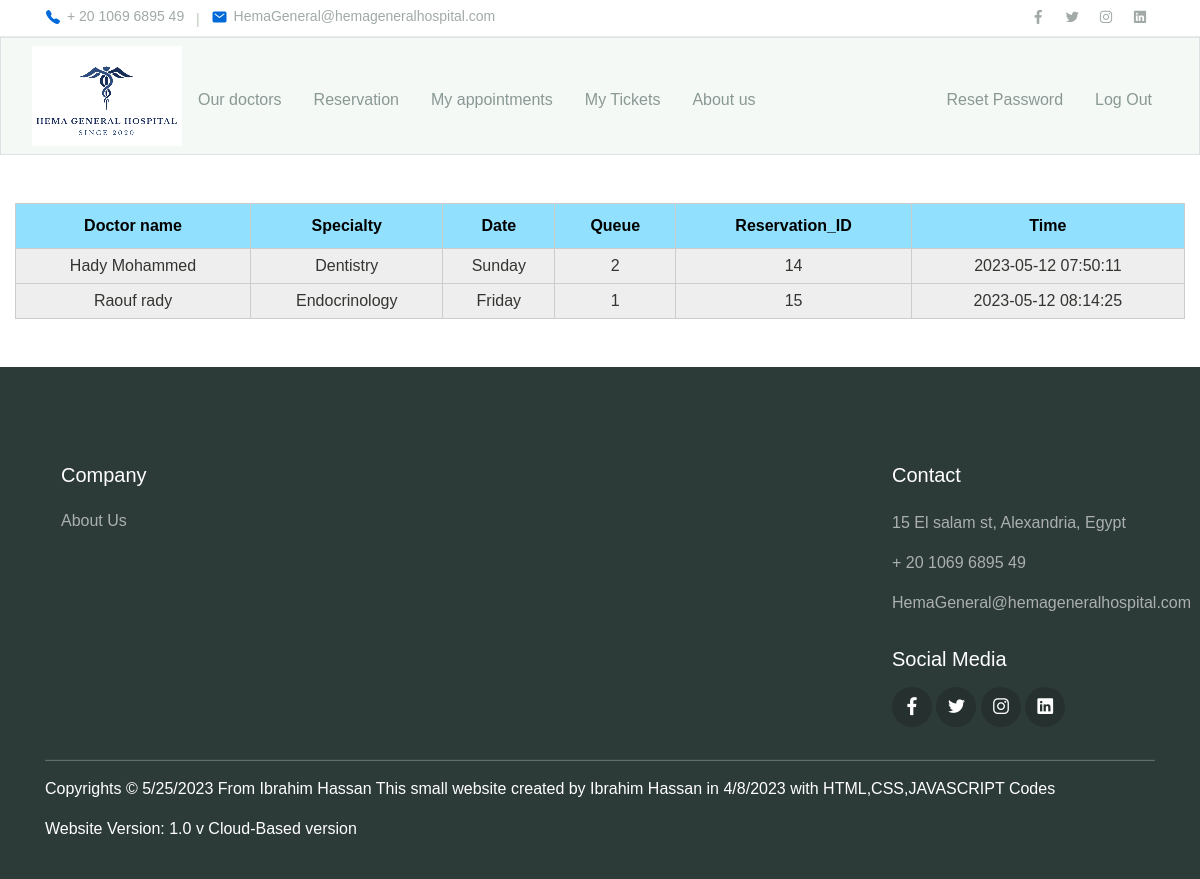
The app's page /myappointments (signed in) with its own data.
### tables this page shows
CREATE TABLE Web_data
(
Phone_number INTEGER,
Address TEXT,
Email TEXT,
Fb_page TEXT,
Tw_page TEXT,
Inst_page TEXT,
Linked_page TEXT
);

CREATE TABLE patient_reservation
(
patient_id INTEGER,
patient_name TEXT,
patient_doctor_reservation TEXT,
patient_doctor_date_time TEXT,
patient_doctor_specialty TEXT,
reservation_id INTEGER PRIMARY KEY AUTOINCREMENT,
Time_stamp TIMESTAMP DEFAULT CURRENT_TIMESTAMP,
patient_query INTEGER,
receptionist_name TEXT, patient_reserved TEXT, reservation_status TEXT DEFAULT "Reservated");

CREATE TABLE Doctors
(
Doctor_id INTEGER PRIMARY KEY AUTOINCREMENT,
Doctor_name TEXT,
Doctor_specialty TEXT,
Days_available TEXT,
Doctor_price INTEGER
, Doctor_status TEXT DEFAULT "Activated");

### app.py (the view)
@app.route("/myappointments", methods=["GET"])
@login_required
def myappointments():
    if session['user_id'] not in Patient_accounts:
        return redirect("/")
    Patient_id = db.execute("SELECT * FROM Patients WHERE user_id = ?",session['user_id'])
    if len(Patient_id) == 0:
        return render_template("myappointments.html")
    Patient_id = Patient_id[0]['patient_id']
    Doctors = db.execute("SELECT * FROM Doctors JOIN patient_reservation ON Doctors.Doctor_name == patient_reservation.patient_doctor_reservation WHERE patient_reservation.patient_id = ?",Patient_id)
    return render_template("myappointments.html",Doctors=Doctors)

### Functions.py (called while the page is built)
def Get_account_id_from_admin_by_Type(TYPE):
    Quota_loaded = sqlite3.connect('Database.db').execute("SELECT Quota_staff_number FROM Quota WHERE Quota_loaded = ?",("Loaded",)).fetchall()[0]
    rows = sqlite3.connect('Database.db').execute(f"SELECT id FROM users WHERE TYPE = ? LIMIT {Quota_loaded[0]}",(TYPE,)).fetchall()
    output = [ row[0] for row in rows]
    return output

def Get_account_id_from_users_by_Type(TYPE):
    timestamp = datetime.now().date().strftime("%Y-%m-%d")
    Quota_date = sqlite3.connect('Database.db').execute("SELECT Quota_date FROM Quota WHERE Quota_loaded = ?", ("Loaded",)).fetchall()[0][0]
    if timestamp > str(Quota_date):
        rows = sqlite3.connect('Database.db').execute(f"SELECT id FROM users WHERE TYPE = ? LIMIT 0",(TYPE,)).fetchall()
        output = [ row[0] for row in rows]
        return output
    Quota_loaded = sqlite3.connect('Database.db').execute("SELECT Quota_users_number FROM Quota WHERE Quota_loaded = ?",("Loaded",)).fetchall()[0]
    rows = sqlite3.connect('Database.db').execute(f"SELECT id FROM users WHERE TYPE = ? LIMIT {Quota_loaded[0]}",(TYPE,)).fetchall()
    output = [ row[0] for row in rows]
    return output

### app.py (called while the page is built)
@app.after_request
def after_request(response):
    response.headers["Cache-Control"] = "no-cache, no-store, must-revalidate"
    response.headers["Expires"] = 0
    response.headers["Pragma"] = "no-cache"
    return response

def update_accounts():
    global Admin_accounts, Receptionist_accounts, Nurse_accounts, Accountant_accounts, Patient_accounts
    Admin_accounts = Get_account_id_from_admin_by_Type("Admin")
    Receptionist_accounts = Get_account_id_from_staff_by_Type("Receptionist")
    Nurse_accounts = Get_account_id_from_staff_by_Type("Nurse")
    Accountant_accounts = Get_account_id_from_staff_by_Type("Accountant")
    Patient_accounts = Get_account_id_from_users_by_Type("Patient")

@app.before_request
def before_each_request():
    update_accounts()

### helpers.py (called while the page is built)
def login_required(f):
    @wraps(f)
    def decorated_function(*args, **kwargs):
        if session.get("user_id") is None:
            return redirect("/login")
        return f(*args, **kwargs)
    return decorated_function

### docs/templates/myappointments.html (shortened to what this page needs)
{% extends "layout_2.html" %}
{% block main %}
<form>
<table>
    <tr>
        <th>Doctor name</th>
        <th>Specialty</th>
        <th>Date</th>
        <th>Queue</th>
        <th>Reservation_ID</th>
        <th>Time</th>
    </tr>
    {% for Doctor in Doctors %}
    <tr>
        <td>{{Doctor.Doctor_name}}</td>
        <td>{{Doctor.Doctor_specialty}}</td>
        <td>{{Doctor.patient_doctor_date_time}}</td>
        <td>{{Doctor.patient_query}}</td>
        <td>{{Doctor.reservation_id}}</td>
        <td>{{Doctor.Time_stamp}}</td>
    </tr>
    {% endfor %}
</table>
</form>
{% endblock %}

### docs/templates/layout_2.html (shortened to what this page needs)
<!DOCTYPE html>
<html lang="en">
    <head>
        <link href="https://cdn.jsdelivr.net/npm/bootstrap@5.1.3/dist/css/bootstrap.min.css" rel="stylesheet">
        <link href="static/styles.css" rel="stylesheet">
        <link rel="stylesheet" href="static/assets/css/maicons.css">
        <link rel="stylesheet" href="static/assets/css/bootstrap.css">
        <link rel="stylesheet" href="static/assets/vendor/owl-carousel/css/owl.carousel.css">
        <link rel="stylesheet" href="static/assets/vendor/animate/animate.css">
        <link rel="stylesheet" href="static/assets/css/theme.css">
    </head>
    <body>
        <div id="page-container">
            <div id="content-wrap">
        <header>
            <div class="topbar">
              <div class="container">
                <div class="row">
                  <div class="col-sm-8 text-sm">
                    <div class="site-info">
                        <a href="tel:{{Phone_number}}"><span class="mai-call text-primary"></span>{{Phone_number}}</a>
                        <span class="divider">|</span>
                        <a href="mailto: {{Email}}"><span class="mai-mail text-primary"></span>{{Email}}</a>
                      </div>
                    </div>
                    <div class="col-sm-4 text-right text-sm">
                      <div class="social-mini-button">
                        <a href="{{Fb_page}}"><span class="mai-logo-facebook-f"></span></a>
                        <a href="{{Tw_page}}"><span class="mai-logo-twitter"></span></a>
                        <a href="{{Inst_page}}"><span class="mai-logo-instagram"></span></a>
                        <a href="{{Linked_page}}"><span class="mai-logo-linkedin"></span></a>
                    </div>
                  </div>
                </div>
              </div>
            </div>
        <nav class="bg-light border navbar navbar-expand-md navbar-light">
            <div class="container-fluid">
                <a href="/"><img alt="Logo"></a>
                <div class="collapse navbar-collapse" id="navbar">
                    {% if session['user_id'] in session['user_developer'] %}
                    <ul class="navbar-nav me-auto mt-2">
                        <li class="nav-item"><a class="nav-link" href="/Developer_access">Developer Access</a></li>
                        <li class="nav-item"><a class="nav-link" href="/Quota">Change Quota</a></li>
                        <li class="nav-item"><a class="nav-link" href="/Web_Deployment">Web Deployment</a></li>
                    </ul>
                    <ul class="navbar-nav ms-auto mt-2">
                        <li class="nav-item"><a class="nav-link" href="/logout">Log Out</a></li>
                    </ul>
                    {% elif session["user_id"] in session['user_patient'] %}
                        <ul class="navbar-nav me-auto mt-2">
                            <li class="nav-item"><a class="nav-link" href="/our_doctors">Our doctors</a></li>
                            <li class="nav-item"><a class="nav-link" href="/reservation">Reservation</a></li>
                            <li class="nav-item"><a class="nav-link" href="/myappointments">My appointments</a></li>
                            <li class="nav-item"><a class="nav-link" href="/get_your_ticket">My Tickets</a></li>
                            <li class="nav-item"><a class="nav-link" href="/contact_us">About us</a></li>
                        </ul>
                        <ul class="navbar-nav ms-auto mt-2">
                            <li class="nav-item"><a class="nav-link" href="/resetpassword">Reset Password</a></li>
                            <li class="nav-item"><a class="nav-link" href="/logout">Log Out</a></li>
                        </ul>
                    {% endif %}
                </div>
            </div>
        </nav>
        <main class="container-fluid py-5 text-center">
            {% block main %}{% endblock %}
        </main>
        <footer class="page-footer" id = "footer">
            <div class="container">
              <div class="row px-md-3">
                <div class="col-sm-6 col-lg-3 py-3">
                  <h5>Company</h5>
                  <ul class="footer-menu">
                    <li><a href="/contact_us">About Us</a></li>
                  </ul>
                </div>
                <div class="col-sm-6 col-lg-3 py-3">
                </div>
                <div class="col-sm-6 col-lg-3 py-3">
                </div>
                <div class="col-sm-6 col-lg-3 py-3">
                    <h5>Contact</h5>
                    <p class="footer-link mt-2">{{Address}}</p>
                    <a href="tel:{{Phone_number}}" class="footer-link">{{Phone_number}}</a>
                    <a href="mailto:{{Email}}" class="footer-link">{{Email}}</a>
                    <h5 class="mt-3">Social Media</h5>
                    <div class="footer-sosmed mt-3">
                      <a href="{{Fb_page}}" target="_blank"><span class="mai-logo-facebook-f"></span></a>
                      <a href="{{Tw_page}}" target="_blank"><span class="mai-logo-twitter"></span></a>
                      <a href="{{Inst_page}}" target="_blank"><span class="mai-logo-instagram"></span></a>
                      <a href="{{Linked_page}}" target="_blank"><span class="mai-logo-linkedin"></span></a>
                  </div>
                </div>
              </div>
              <hr>
              <p id="copyright">Copyrights &#169; 5/25/2023 From Ibrahim Hassan This small website created by Ibrahim Hassan in 4/8/2023 with HTML,CSS,JAVASCRIPT Codes</p>
              <p>Website Version: 1.0 v Cloud-Based version</p>
            </div>
          </footer>
    </body>
</html>

### static/styles.css (style rules this page uses)
table { width : 100%; border : 1px solid #ccc; }
table td { padding: 5px; background-color : #EEE; border : 1px solid #CCC; text-align : center; }
table th { padding : 10px; background-color : #91E1FE; border : 1px solid #CCC; text-align : center; color : black; }
#page-container { position: relative; min-height: 100vh; }
#content-wrap { padding-bottom: 30rem; }
#footer { position: absolute; bottom: 0; width: 100%; height: 32rem; }

### static/assets/css/theme.css (style rules this page uses)
:root { --primary: #0069d9; --accent: #FF3D85; --secondary: #4E5AFE; --warning: #EED818; --info: #05B4E1; --danger: #FF4943; --success: #96C93D; --dark: #343531; --light: #F5F9F6; --cs: #596261; --grey: #6E807A; }
body { font-family: "Source Sans Pro", sans-serif; line-height: 1.5; color: #343531; }
a { color: #07be94; text-decoration: none; background-color: transparent; }
.text-sm { font-size: 14px !important; }
.bg-light { background-color: #F5F9F6 !important; }
.text-primary { color: #0069d9 !important; }
.topbar { border-bottom: 1px solid #E8EEE4; }
.topbar .row { align-items: center; min-height: 36px; }
.topbar .site-info a { display: inline-flex; align-items: center; color: #A1AAA7; }
.topbar .site-info a span { font-size: 16px; margin-right: 6px; }
.topbar .site-info .divider { margin-left: 8px; margin-right: 8px; color: #BEC8B8; }
.topbar .social-mini-button a { display: inline-block; padding: 4px 8px; color: #A1AAA7; }
.navbar { min-height: 70px; }
.navbar-nav { margin-top: 10px; border-top: 1px solid #E8EEE4; flex-shrink: 0; }
.navbar-nav .nav-link { transition: all .2s ease; }
.navbar-light .navbar-nav .nav-link { color: rgba(110, 128, 122, 0.8); }
@media (min-width: 768px) { .navbar-expand-md .navbar-nav { margin-top: 0; border-top: none; } }
@media (min-width: 768px) { .navbar-expand-md .navbar-nav .nav-link { padding-right: 16px; padding-left: 16px; } }
@media (min-width: 768px) { .navbar-expand-md .navbar-nav { align-items: center; } }
.page-footer { position: relative; display: block; padding-top: 80px; padding-bottom: 16px; background-color: #2D3B38; color: #fff; }
.page-footer h5 { font-weight: 500; margin-bottom: 16px; }
.page-footer hr { border-color: #4F5E5B; }
.footer-menu { position: relative; list-style: none; padding-left: 0; }
.footer-menu a, .footer-link { display: inline-block; padding-top: 6px; padding-bottom: 6px; color: rgba(255, 255, 255, 0.6); transition: all .2s ease; }
.footer-link { padding: 0; margin-bottom: 16px; }
.footer-sosmed a { display: inline-block; width: 40px; height: 40px; line-height: 42px; border-radius: 50%; text-align: center; font-size: 18px; background-color: #26312F; color: #ffff; transition: all .2s ease; }

### records on screen
Web_data: Phone_number "+ 20 1069 6895 49", Email "HemaGeneral@hemageneralhospital.com", Address "15 El salam st, Alexandria, Egypt"
patient_reservation: Doctor_name "Hady Mohammed", Doctor_specialty "Dentistry", patient_doctor_date_time "Sunday", patient_query "2", reservation_id "14", Time_stamp "2023-05-12 07:50:11"
patient_reservation: Doctor_name "Raouf rady", Doctor_specialty "Endocrinology", patient_doctor_date_time "Friday", patient_query "1", reservation_id "15", Time_stamp "2023-05-12 08:14:25"
